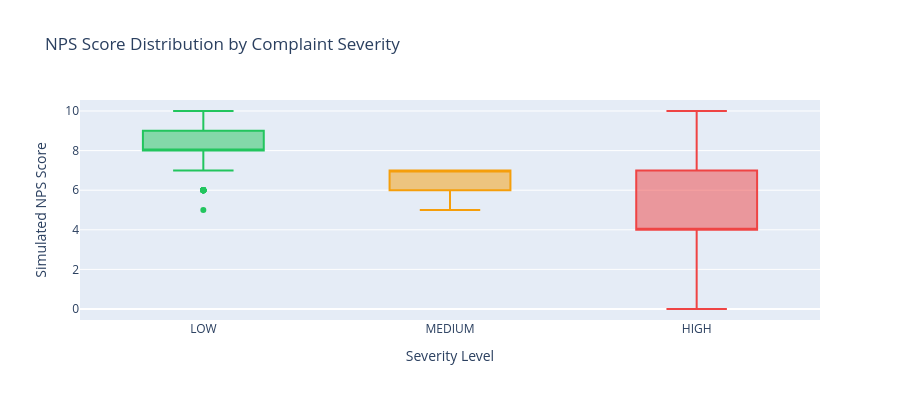

The code cell stored with this chart in its notebook:
### Code cell
# NPS impact: are HIGH severity complaints correlated with lower NPS?
if "nps_score" in df_model.columns:
    nps_by_severity = df_model.groupby("severity")["nps_score"].agg(["mean", "median", "count"])
    nps_by_severity.columns = ["avg_nps", "median_nps", "count"]
    nps_by_severity = nps_by_severity.reindex(["LOW", "MEDIUM", "HIGH"])
    nps_by_severity = nps_by_severity.round(2)
    print("NPS by Severity Level:")
    print(nps_by_severity.to_string())

    fig = px.box(
        df_model,
        x="severity",
        y="nps_score",
        color="severity",
        color_discrete_map=color_map,
        category_orders={"severity": ["LOW", "MEDIUM", "HIGH"]},
        title="NPS Score Distribution by Complaint Severity",
        labels={"nps_score": "Simulated NPS Score", "severity": "Severity Level"},
    )
    fig.update_layout(showlegend=False, height=400)
    fig.show()

    print("\nKey finding:")
    if "HIGH" in nps_by_severity.index and "LOW" in nps_by_severity.index:
        diff = nps_by_severity.loc["HIGH", "avg_nps"] - nps_by_severity.loc["LOW", "avg_nps"]
        print(f"  HIGH severity complaints average {abs(diff):.1f} NPS points {'lower' if diff < 0 else 'higher'} than LOW severity.")
        print(f"  These are the complaints destroying NPS — prioritizing them is directly impacting the score.")

### Figure 1 — Plotly figure (JSON) as saved in the notebook; plotly's stock layout.template omitted (floating-point values rounded to 4 significant figures; data arrays with more than 128 entries replaced by an {"elided": "..."} marker saying what was removed)
{"data": [{"alignmentgroup": "True", "hovertemplate": "Severity Level=%{x}<br>Simulated NPS Score=%{y}<extra></extra>", "legendgroup": "LOW", "marker": {"color": "#22c55e"}, "name": "LOW", "notched": false, "offsetgroup": "LOW", "orientation": "v", "showlegend": true, "type": "box", "x": {"elided": "15377 str values"}, "x0": " ", "xaxis": "x", "y": {"elided": "15377 int values"}, "y0": " ", "yaxis": "y"}, {"alignmentgroup": "True", "hovertemplate": "Severity Level=%{x}<br>Simulated NPS Score=%{y}<extra></extra>", "legendgroup": "MEDIUM", "marker": {"color": "#f59e0b"}, "name": "MEDIUM", "notched": false, "offsetgroup": "MEDIUM", "orientation": "v", "showlegend": true, "type": "box", "x": {"elided": "18807 str values"}, "x0": " ", "xaxis": "x", "y": {"elided": "18807 int values"}, "y0": " ", "yaxis": "y"}, {"alignmentgroup": "True", "hovertemplate": "Severity Level=%{x}<br>Simulated NPS Score=%{y}<extra></extra>", "legendgroup": "HIGH", "marker": {"color": "#ef4444"}, "name": "HIGH", "notched": false, "offsetgroup": "HIGH", "orientation": "v", "showlegend": true, "type": "box", "x": {"elided": "1042 str values"}, "x0": " ", "xaxis": "x", "y": {"elided": "1042 int values"}, "y0": " ", "yaxis": "y"}], "layout": {"boxmode": "overlay", "height": 400, "legend": {"title": {"text": "Severity Level"}, "tracegroupgap": 0}, "showlegend": false, "title": {"text": "NPS Score Distribution by Complaint Severity"}, "xaxis": {"anchor": "y", "categoryarray": ["LOW", "MEDIUM", "HIGH"], "categoryorder": "array", "domain": [0, 1], "title": {"text": "Severity Level"}}, "yaxis": {"anchor": "x", "domain": [0, 1], "title": {"text": "Simulated NPS Score"}}}}
